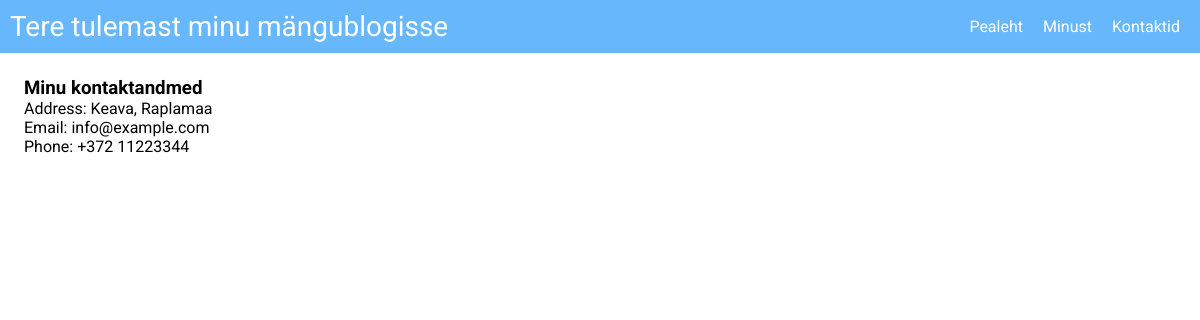
/contacts.php, run on the app's committed database.
### tables this page shows
CREATE TABLE `contacts` (
  `id` int(11) NOT NULL,
  `email` varchar(255) NOT NULL,
  `address` varchar(255) NOT NULL,
  `phone` varchar(20) NOT NULL
);

### contacts.php (the view)
<?php
require('config/init.php');
$sql = 'SELECT * FROM contacts';
$query = $pdo->prepare($sql);
$query->execute();
$contacts = $query->fetchAll(PDO::FETCH_ASSOC);
?>
<?php include('includes/header.php')?>
<div class="container">
        <h3>Minu kontaktandmed</h3>
<?php
foreach ($contacts as $contact) {
    echo "Address: " . $contact['address'] . "<br>";
    echo "Email: " . $contact['email'] . "<br>";
    echo "Phone: " . $contact['phone'] . "<br><br>";
    }
?>
</div>
<?php include('includes/footer.php')?>

### styles/style.css (style rules this page uses)
:root { --primary-color: rgba(94, 180, 251, 0.85); --primary-hover: rgba(94, 180, 251, 0.95); --submit-color: rgba(29, 54, 165, 0.85); --submit-hover: rgba(29, 54, 165, 0.95); --danger-color: rgba(255, 19, 19, 0.85); --danger-hover: rgba(255, 19, 19, 0.95); }
* { margin: 0; padding: 0; box-sizing: border-box; }
body { font-family: 'Roboto', sans-serif; }
.container { margin: 1.5rem; }

### data on the page
contacts: address "Keava, Raplamaa", email "info@example.com", phone "+372 11223344"
